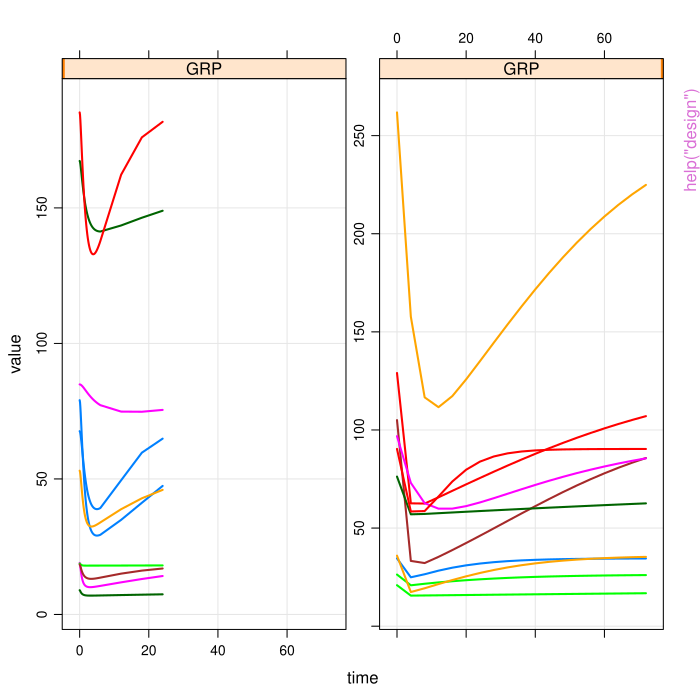

Write R code to recreate this figure.
pkgname <- "mrgsolve"
source(file.path(R.home("share"), "R", "examples-header.R"))
options(warn = 1)
base::assign(".ExTimings", "mrgsolve-Ex.timings", pos = 'CheckExEnv')
base::cat("name\tuser\tsystem\telapsed\n", file=base::get(".ExTimings", pos = 'CheckExEnv'))
base::assign(".format_ptime",
function(x) {
  if(!is.na(x[4L])) x[1L] <- x[1L] + x[4L]
  if(!is.na(x[5L])) x[2L] <- x[2L] + x[5L]
  options(OutDec = '.')
  format(x[1L:3L], digits = 7L)
},
pos = 'CheckExEnv')

### * </HEADER>
library('mrgsolve')

base::assign(".oldSearch", base::search(), pos = 'CheckExEnv')
cleanEx()
nameEx("Req")
### * Req

flush(stderr()); flush(stdout())

base::assign(".ptime", proc.time(), pos = "CheckExEnv")
### Name: Req
### Title: Request simulated output.
### Aliases: Req Req,mrgmod-method req req,mrgmod-method

### ** Examples

mod <- mrgsolve:::house()

mod %>% Req(CP,RESP) %>% ev(amt=1000) %>%  mrgsim




base::assign(".dptime", (proc.time() - get(".ptime", pos = "CheckExEnv")), pos = "CheckExEnv")
base::cat("Req", base::get(".format_ptime", pos = 'CheckExEnv')(get(".dptime", pos = "CheckExEnv")), "\n", file=base::get(".ExTimings", pos = 'CheckExEnv'), append=TRUE, sep="\t")
cleanEx()
nameEx("as_bmat")
### * as_bmat

flush(stderr()); flush(stdout())

base::assign(".ptime", proc.time(), pos = "CheckExEnv")
### Name: as_bmat
### Title: Coerce R objects to block or diagonal matrices.
### Aliases: as_bmat as_bmat,list-method as_bmat,numeric-method
###   as_bmat,data.frame-method as_bmat,ANY-method as_dmat
###   as_dmat,list-method as_dmat,ANY-method as_dmat,numeric-method
###   as_dmat,data.frame-method

### ** Examples


df <- data.frame(OMEGA1.1 = c(1,2),
                 OMEGA2.1 = c(11,22),
                 OMEGA2.2 = c(3,4),
                 SIGMA1.1 = 1,
                 FOO=-1)

as_bmat(df, "OMEGA")
as_dmat(df,"SIGMA")
as_dmat(df[1,],"OMEGA")




base::assign(".dptime", (proc.time() - get(".ptime", pos = "CheckExEnv")), pos = "CheckExEnv")
base::cat("as_bmat", base::get(".format_ptime", pos = 'CheckExEnv')(get(".dptime", pos = "CheckExEnv")), "\n", file=base::get(".ExTimings", pos = 'CheckExEnv'), append=TRUE, sep="\t")
cleanEx()
nameEx("as_data_set")
### * as_data_set

flush(stderr()); flush(stdout())

base::assign(".ptime", proc.time(), pos = "CheckExEnv")
### Name: as_data_set
### Title: Create a simulatinon data set from ev objects.
### Aliases: as_data_set as_data_set,ev-method

### ** Examples


as_data_set(ev(amt=c(100,200), cmt=1, ID=1:3),
            ev(amt=300, time=24, ID=1:2),
            ev(amt=1000, ii=8, addl=10, ID=1:3))

# Instead of this, use expand.ev
as_data_set(ev(amt=100), ev(amt=200),ev(amt=300))




base::assign(".dptime", (proc.time() - get(".ptime", pos = "CheckExEnv")), pos = "CheckExEnv")
base::cat("as_data_set", base::get(".format_ptime", pos = 'CheckExEnv')(get(".dptime", pos = "CheckExEnv")), "\n", file=base::get(".ExTimings", pos = 'CheckExEnv'), append=TRUE, sep="\t")
cleanEx()
nameEx("as_deslist")
### * as_deslist

flush(stderr()); flush(stdout())

base::assign(".ptime", proc.time(), pos = "CheckExEnv")
### Name: as_deslist
### Title: Create a list of designs from a data frame.
### Aliases: as_deslist

### ** Examples

idata <- dplyr::data_frame(ID=1:4, end=seq(24,96,24), delta=6,
add=list(c(122,124,135),c(111), c(99),c(88)))

idata <- dplyr::mutate(idata, GRP = ID %%2)

idata

l <- as_deslist(idata,"GRP")

l

lapply(l,stime)

lapply(as_deslist(idata, "ID"),stime)




base::assign(".dptime", (proc.time() - get(".ptime", pos = "CheckExEnv")), pos = "CheckExEnv")
base::cat("as_deslist", base::get(".format_ptime", pos = 'CheckExEnv')(get(".dptime", pos = "CheckExEnv")), "\n", file=base::get(".ExTimings", pos = 'CheckExEnv'), append=TRUE, sep="\t")
cleanEx()
nameEx("assign_ev")
### * assign_ev

flush(stderr()); flush(stdout())

base::assign(".ptime", proc.time(), pos = "CheckExEnv")
### Name: assign_ev
### Title: Replicate a list of events into a data set.
### Aliases: assign_ev

### ** Examples

ev1 <- ev(amt=100)
ev2 <- ev(amt=300, rate=100, ii=12, addl=10)

idata <- data.frame(ID=1:10) 
idata$arm <- 1+(idata$ID %%2)

assign_ev(list(ev1,ev2),idata,"arm",join=TRUE)




base::assign(".dptime", (proc.time() - get(".ptime", pos = "CheckExEnv")), pos = "CheckExEnv")
base::cat("assign_ev", base::get(".format_ptime", pos = 'CheckExEnv')(get(".dptime", pos = "CheckExEnv")), "\n", file=base::get(".ExTimings", pos = 'CheckExEnv'), append=TRUE, sep="\t")
cleanEx()
nameEx("blocks")
### * blocks

flush(stderr()); flush(stdout())

base::assign(".ptime", proc.time(), pos = "CheckExEnv")
### Name: blocks
### Title: Return the code blocks from a model specification file.
### Aliases: blocks blocks,mrgmod-method blocks,character-method

### ** Examples

mod <- mrgsolve:::house()
mod %>% blocks
mod %>% blocks(PARAM,TABLE)




base::assign(".dptime", (proc.time() - get(".ptime", pos = "CheckExEnv")), pos = "CheckExEnv")
base::cat("blocks", base::get(".format_ptime", pos = 'CheckExEnv')(get(".dptime", pos = "CheckExEnv")), "\n", file=base::get(".ExTimings", pos = 'CheckExEnv'), append=TRUE, sep="\t")
cleanEx()
nameEx("bmat")
### * bmat

flush(stderr()); flush(stdout())

base::assign(".ptime", proc.time(), pos = "CheckExEnv")
### Name: bmat
### Title: Create matrices from vector input.
### Aliases: bmat cmat dmat

### ** Examples


dmat(1,2,3)/10

bmat(0.5,0.01,0.2)

cmat(0.5, 0.87,0.2)




base::assign(".dptime", (proc.time() - get(".ptime", pos = "CheckExEnv")), pos = "CheckExEnv")
base::cat("bmat", base::get(".format_ptime", pos = 'CheckExEnv')(get(".dptime", pos = "CheckExEnv")), "\n", file=base::get(".ExTimings", pos = 'CheckExEnv'), append=TRUE, sep="\t")
cleanEx()
nameEx("chain")
### * chain

flush(stderr()); flush(stdout())

base::assign(".ptime", proc.time(), pos = "CheckExEnv")
### Name: chain
### Title: Functions for chaining commands together.
### Aliases: chain

### ** Examples


mod <- mrgsolve:::house()

data(exidata)
data(exTheoph)

out <- mod %>% data_set(exTheoph) %>% mrgsim()
out <- mod %>% carry_out(evid) %>% ev(amt=100, cmt=1) %>% mrgsim()
out <- mod %>% Req(CP,RESP) %>% mrgsim()



base::assign(".dptime", (proc.time() - get(".ptime", pos = "CheckExEnv")), pos = "CheckExEnv")
base::cat("chain", base::get(".format_ptime", pos = 'CheckExEnv')(get(".dptime", pos = "CheckExEnv")), "\n", file=base::get(".ExTimings", pos = 'CheckExEnv'), append=TRUE, sep="\t")
cleanEx()
nameEx("cmtn")
### * cmtn

flush(stderr()); flush(stdout())

base::assign(".ptime", proc.time(), pos = "CheckExEnv")
### Name: cmtn
### Title: Get the compartment number from a compartment name.
### Aliases: cmtn cmtn,mrgmod-method

### ** Examples

mod <- mrgsolve:::house()
mod %>% cmtn("CENT")



base::assign(".dptime", (proc.time() - get(".ptime", pos = "CheckExEnv")), pos = "CheckExEnv")
base::cat("cmtn", base::get(".format_ptime", pos = 'CheckExEnv')(get(".dptime", pos = "CheckExEnv")), "\n", file=base::get(".ExTimings", pos = 'CheckExEnv'), append=TRUE, sep="\t")
cleanEx()
nameEx("cvec")
### * cvec

flush(stderr()); flush(stdout())

base::assign(".ptime", proc.time(), pos = "CheckExEnv")
### Name: cvec
### Title: Create create character vectors.
### Aliases: cvec cvec,character-method ch s

### ** Examples


cvec("A,B,C")
ch(A,B,C)
s(A,B,C)




base::assign(".dptime", (proc.time() - get(".ptime", pos = "CheckExEnv")), pos = "CheckExEnv")
base::cat("cvec", base::get(".format_ptime", pos = 'CheckExEnv')(get(".dptime", pos = "CheckExEnv")), "\n", file=base::get(".ExTimings", pos = 'CheckExEnv'), append=TRUE, sep="\t")
cleanEx()
nameEx("data_set")
### * data_set

flush(stderr()); flush(stdout())

base::assign(".ptime", proc.time(), pos = "CheckExEnv")
### Name: data_set
### Title: Select and modify a data set for simulation.
### Aliases: data_set data_set,mrgmod,data.frame-method
###   data_set,mrgmod,ANY-method data_set,mrgmod,missing-method

### ** Examples


mod <- mrgsolve:::house()

data <- expand.ev(ID=1:3, amt=c(10,20))

mod %>% data_set(data, ID > 1) %>% mrgsim

data(extran1)
head(extran1)

mod %>% data_set(extran1) %>% mrgsim
mod %>% mrgsim(data=extran1)




base::assign(".dptime", (proc.time() - get(".ptime", pos = "CheckExEnv")), pos = "CheckExEnv")
base::cat("data_set", base::get(".format_ptime", pos = 'CheckExEnv')(get(".dptime", pos = "CheckExEnv")), "\n", file=base::get(".ExTimings", pos = 'CheckExEnv'), append=TRUE, sep="\t")
cleanEx()
nameEx("design")
### * design

flush(stderr()); flush(stdout())

base::assign(".ptime", proc.time(), pos = "CheckExEnv")
### Name: design
### Title: Set observation designs for the simulation.
### Aliases: design

### ** Examples


peak <- tgrid(0,6,0.1)
sparse <- tgrid(0,24,6)

des1 <- c(peak,sparse)
des2 <- tgrid(0,72,4)


data <- expand.ev(ID = 1:10, amt=c(100,300))
data$GRP <- data$amt/100

idata <- data[,c("ID", "amt")]

mod <- mrgsolve:::house()

mod %>%
  omat(dmat(1,1,1,1)) %>%
  carry_out(GRP) %>%
  idata_set(idata) %>%
  design(list(des1, des2),"amt") %>%
  data_set(data) %>%
  mrgsim %>% 
  plot(RESP~time|GRP)



base::assign(".dptime", (proc.time() - get(".ptime", pos = "CheckExEnv")), pos = "CheckExEnv")
base::cat("design", base::get(".format_ptime", pos = 'CheckExEnv')(get(".dptime", pos = "CheckExEnv")), "\n", file=base::get(".ExTimings", pos = 'CheckExEnv'), append=TRUE, sep="\t")
cleanEx()
nameEx("ev_days")
### * ev_days

flush(stderr()); flush(stdout())

base::assign(".ptime", proc.time(), pos = "CheckExEnv")
### Name: ev_days
### Title: Schedule dosing events on days of the week.
### Aliases: ev_days

### ** Examples


# Monday, Wednesday, Friday x 4 weeks
ev_days(ev(amt=100), days="m,w,f", addl=3)

# 50 mg Tuesdays, 100 mg Thursdays x 6 months
ev_days(t=ev(amt=50), th=ev(amt=100), addl=23)





base::assign(".dptime", (proc.time() - get(".ptime", pos = "CheckExEnv")), pos = "CheckExEnv")
base::cat("ev_days", base::get(".format_ptime", pos = 'CheckExEnv')(get(".dptime", pos = "CheckExEnv")), "\n", file=base::get(".ExTimings", pos = 'CheckExEnv'), append=TRUE, sep="\t")
cleanEx()
nameEx("events")
### * events

flush(stderr()); flush(stdout())

base::assign(".ptime", proc.time(), pos = "CheckExEnv")
### Name: events
### Title: Event objects for simulating PK and other interventions.
### Aliases: events ev as.ev events,mrgmod-method ev,mrgmod-method
###   ev,missing-method ev,ev-method as.ev,data.frame-method
###   as.matrix,ev-method as.data.frame,ev-method show,ev-method
###   events,mrgsims-method

### ** Examples

mod <- mrgsolve:::house()
mod <- mod %>% ev(amt=1000, time=0, cmt=1)
events(mod)

loading <- ev(time=0, cmt=1, amt=1000)
maint <- ev(time=12, cmt=1, amt=500, ii=12, addl=10)
loading + maint


ev(ID=1:10, cmt=1, time=0, amt=100)





base::assign(".dptime", (proc.time() - get(".ptime", pos = "CheckExEnv")), pos = "CheckExEnv")
base::cat("events", base::get(".format_ptime", pos = 'CheckExEnv')(get(".dptime", pos = "CheckExEnv")), "\n", file=base::get(".ExTimings", pos = 'CheckExEnv'), append=TRUE, sep="\t")
cleanEx()
nameEx("exdatasets")
### * exdatasets

flush(stderr()); flush(stdout())

base::assign(".ptime", proc.time(), pos = "CheckExEnv")
### Name: exdatasets
### Title: Example input data sets.
### Aliases: exdatasets exidata extran1 extran2 extran3 exTheoph exBoot
### Keywords: datasets

### ** Examples


mod <- mrgsolve:::house() %>% update(end=240) %>% Req(CP)

## Full data set
data(exTheoph)
out <- mod %>% data_set(exTheoph) %>% mrgsim
out
plot(out)

## Condensed: mrgsolve fills in the observations
data(extran1)
out <- mod %>% data_set(extran1) %>% mrgsim
out
plot(out)

## Add a parameter to the data set
stopifnot(require(dplyr))
data <- extran1 %>% distinct(ID) %>% select(ID) %>%
  mutate(CL=exp(log(1.5) + rnorm(nrow(.), 0,sqrt(0.1)))) %>%
  left_join(extran1,.)
  
data

out <- mod %>% data_set(data) %>% carry.out(CL) %>%  mrgsim
out
plot(out)

## idata
data(exidata)
out <- mod %>% idata_set(exidata) %>% ev(amt=100,ii=24,addl=10) %>% mrgsim
plot(out, CP~time|ID)



base::assign(".dptime", (proc.time() - get(".ptime", pos = "CheckExEnv")), pos = "CheckExEnv")
base::cat("exdatasets", base::get(".format_ptime", pos = 'CheckExEnv')(get(".dptime", pos = "CheckExEnv")), "\n", file=base::get(".ExTimings", pos = 'CheckExEnv'), append=TRUE, sep="\t")
cleanEx()
nameEx("expand.idata")
### * expand.idata

flush(stderr()); flush(stdout())

base::assign(".ptime", proc.time(), pos = "CheckExEnv")
### Name: expand.idata
### Title: Create template data sets for simulation.
### Aliases: expand.idata expand.ev

### ** Examples

idata <- expand.idata(CL=c(1,2,3), VC=c(10,20,30))

doses <- expand.ev(amt=c(300,100), ii=c(12,24), cmt=1)



base::assign(".dptime", (proc.time() - get(".ptime", pos = "CheckExEnv")), pos = "CheckExEnv")
base::cat("expand.idata", base::get(".format_ptime", pos = 'CheckExEnv')(get(".dptime", pos = "CheckExEnv")), "\n", file=base::get(".ExTimings", pos = 'CheckExEnv'), append=TRUE, sep="\t")
cleanEx()
nameEx("house")
### * house

flush(stderr()); flush(stdout())

base::assign(".ptime", proc.time(), pos = "CheckExEnv")
### Name: house
### Title: Return a pre-compiled, PK/PD model.
### Aliases: house

### ** Examples


mod <- mrgsolve:::house()

see(mod)

mod %>% ev(amt=100) %>% mrgsim %>% plot




base::assign(".dptime", (proc.time() - get(".ptime", pos = "CheckExEnv")), pos = "CheckExEnv")
base::cat("house", base::get(".format_ptime", pos = 'CheckExEnv')(get(".dptime", pos = "CheckExEnv")), "\n", file=base::get(".ExTimings", pos = 'CheckExEnv'), append=TRUE, sep="\t")
cleanEx()
nameEx("idata_set")
### * idata_set

flush(stderr()); flush(stdout())

base::assign(".ptime", proc.time(), pos = "CheckExEnv")
### Name: idata_set
### Title: Select and modify a idata set for simulation.
### Aliases: idata_set idata_set,mrgmod,data.frame-method
###   idata_set,mrgmod,ANY-method idata_set,mrgmod,missing-method

### ** Examples


mod <- mrgsolve:::house()

data(exidata)

exidata

mod %>% idata_set(exidata, ID <= 2) %>% mrgsim %>% plot

mod %>% idata_set(exidata) %>% mrgsim

mod %>% mrgsim(idata=exidata) 




base::assign(".dptime", (proc.time() - get(".ptime", pos = "CheckExEnv")), pos = "CheckExEnv")
base::cat("idata_set", base::get(".format_ptime", pos = 'CheckExEnv')(get(".dptime", pos = "CheckExEnv")), "\n", file=base::get(".ExTimings", pos = 'CheckExEnv'), append=TRUE, sep="\t")
cleanEx()
nameEx("init")
### * init

flush(stderr()); flush(stdout())

base::assign(".ptime", proc.time(), pos = "CheckExEnv")
### Name: init
### Title: Methods for working with the model compartment list.
### Aliases: init init,mrgmod-method init,mrgsims-method
###   init,missing-method init,list-method init,ANY-method as.init
###   as.init,list-method as.init,numeric-method as.init,cmt_list-method
###   as.init,missing-method as.init,NULL-method show,cmt_list-method

### ** Examples

## example("init")
mod <- mrgsolve:::house()

init(mod)
init(mod, .pat="^C") ## may be useful for large models

class(init(mod))

init(mod)$CENT

as.list(init(mod))
as.data.frame(init(mod))



base::assign(".dptime", (proc.time() - get(".ptime", pos = "CheckExEnv")), pos = "CheckExEnv")
base::cat("init", base::get(".format_ptime", pos = 'CheckExEnv')(get(".dptime", pos = "CheckExEnv")), "\n", file=base::get(".ExTimings", pos = 'CheckExEnv'), append=TRUE, sep="\t")
cleanEx()
nameEx("knobs")
### * knobs

flush(stderr()); flush(stdout())

base::assign(".ptime", proc.time(), pos = "CheckExEnv")
### Name: knobs
### Title: Run sensitivity analysis on model settings.
### Aliases: knobs knobs,mrgmod,missing-method
###   knobs,mrgmod,batch_mrgsims-method as.data.frame,batch_mrgsims-method
###   knobs,batch_mrgsims,ANY-method show,batch_mrgsims-method

### ** Examples

## example("knobs")

mod <- mrgsolve:::house(end=72)

events <- ev(amt=1000, cmt=1, addl=3, ii=12)

out <- mod %>% ev(events) %>% knobs(CL=c(1,2,3))
plot(out)

out

out <- mod %>% ev(events) %>% knobs(CL=c(1,2,3), VC=c(5,20,50))
plot(out)
plot(out,CP~.)
plot(out, CP~time|VC, groups=CL, lty=2)

out <- knobs(mod, amt=c(100,300,500), cmt=1)
plot(out)

out <- mod %>% knobs(amt=c(100,300), CL=c(1,3), VC=c(5,20), cmt=1)
plot(out)
plot(out, CP~.)

out <- knobs(mod, CL=c(1,2,3))
out

out <- knobs(mod, CL=c(1,2,3))
out



base::assign(".dptime", (proc.time() - get(".ptime", pos = "CheckExEnv")), pos = "CheckExEnv")
base::cat("knobs", base::get(".format_ptime", pos = 'CheckExEnv')(get(".dptime", pos = "CheckExEnv")), "\n", file=base::get(".ExTimings", pos = 'CheckExEnv'), append=TRUE, sep="\t")
cleanEx()
nameEx("mcode")
### * mcode

flush(stderr()); flush(stdout())

base::assign(".ptime", proc.time(), pos = "CheckExEnv")
### Name: mcode_cache
### Title: Write, compile, and load model code.
### Aliases: mcode_cache mcode

### ** Examples



code <- '
$CMT DEPOT CENT
$PKMODEL ncmt=1, depot=TRUE
$MAIN
double CL = 1;
double V = 20;
double KA = 1;
'

mod <- mcode("example",code)




base::assign(".dptime", (proc.time() - get(".ptime", pos = "CheckExEnv")), pos = "CheckExEnv")
base::cat("mcode", base::get(".format_ptime", pos = 'CheckExEnv')(get(".dptime", pos = "CheckExEnv")), "\n", file=base::get(".ExTimings", pos = 'CheckExEnv'), append=TRUE, sep="\t")
cleanEx()
nameEx("modMATRIX")
### * modMATRIX

flush(stderr()); flush(stdout())

base::assign(".ptime", proc.time(), pos = "CheckExEnv")
### Name: modMATRIX
### Title: Create a matrix.
### Aliases: modMATRIX

### ** Examples

modMATRIX("1 2.2 333")
modMATRIX("1 1.1 2.2", block=TRUE)
modMATRIX("23 234 234 5234", use=FALSE)

ans <- modMATRIX("1.1 0.657 2.2", correlation=TRUE, block=TRUE)
ans
cov2cor(ans)




base::assign(".dptime", (proc.time() - get(".ptime", pos = "CheckExEnv")), pos = "CheckExEnv")
base::cat("modMATRIX", base::get(".format_ptime", pos = 'CheckExEnv')(get(".dptime", pos = "CheckExEnv")), "\n", file=base::get(".ExTimings", pos = 'CheckExEnv'), append=TRUE, sep="\t")
cleanEx()
nameEx("modlib")
### * modlib

flush(stderr()); flush(stdout())

base::assign(".ptime", proc.time(), pos = "CheckExEnv")
### Name: modlib
### Title: Internal model library.
### Aliases: modlib

### ** Examples

## Not run: 
##D mod <- mread("pk1cmt", modlib())
##D mod <- mread("pk2cmt", modlib()) 
##D mod <- mread("pk3cmt", modlib()) 
##D mod <- mread("irm1",   modlib()) 
##D mod <- mread("irm2",   modlib()) 
##D mod <- mread("irm3",   modlib()) 
##D mod <- mread("irm4",   modlib())
##D mod <- mread("emax",   modlib())
##D mod <- mread("effect", modlib())
##D mod <- mread("tmdd",   modlib())
##D mod <- mread("viral1", modlib())
##D mod <- mread("viral2", modlib())
##D 
##D mrgsolve:::code(mod)
## End(Not run)




base::assign(".dptime", (proc.time() - get(".ptime", pos = "CheckExEnv")), pos = "CheckExEnv")
base::cat("modlib", base::get(".format_ptime", pos = 'CheckExEnv')(get(".dptime", pos = "CheckExEnv")), "\n", file=base::get(".ExTimings", pos = 'CheckExEnv'), append=TRUE, sep="\t")
cleanEx()
nameEx("mread")
### * mread

flush(stderr()); flush(stdout())

base::assign(".ptime", proc.time(), pos = "CheckExEnv")
### Name: mread_cache
### Title: Read a model specification file.
### Aliases: mread_cache mread

### ** Examples


## Not run: 
##D code <- '
##D $PARAM CL = 1, VC = 5
##D $CMT CENT
##D $ODE dxdt_CENT = -(CL/VC)*CENT;
##D '
##D 
##D mod <- mcode("ex_mread",code)
##D 
##D mod
##D 
##D mod %>% init(CENT=1000) %>% mrgsim %>% plot
##D 
##D 
##D mod <- mread("irm3", modlib())
##D 
##D mod
## End(Not run)



base::assign(".dptime", (proc.time() - get(".ptime", pos = "CheckExEnv")), pos = "CheckExEnv")
base::cat("mread", base::get(".format_ptime", pos = 'CheckExEnv')(get(".dptime", pos = "CheckExEnv")), "\n", file=base::get(".ExTimings", pos = 'CheckExEnv'), append=TRUE, sep="\t")
cleanEx()
nameEx("mrgsim")
### * mrgsim

flush(stderr()); flush(stdout())

base::assign(".ptime", proc.time(), pos = "CheckExEnv")
### Name: mrgsim
### Title: Simulate from a model object.
### Aliases: mrgsim

### ** Examples

## example("mrgsim")

mod <- mrgsolve:::house() %>%  ev(amt=1000, cmt=1)
out <- mod %>% mrgsim()
plot(out)

out <- mod %>% mrgsim(end=22)
out


data(exTheoph)

out <- mod %>% data_set(exTheoph) %>% mrgsim()
out

out <- mod %>% mrgsim(data=exTheoph)

out <- mrgsim(mod, data=exTheoph, obsonly=TRUE)
out

out <- mod %>% mrgsim(data=exTheoph, obsaug=TRUE, carry.out="a.u.g")
out

out <- mod %>% mrgsim(req="CENT")
out

out <- mrgsim(mod, Req="CP,RESP")
out






base::assign(".dptime", (proc.time() - get(".ptime", pos = "CheckExEnv")), pos = "CheckExEnv")
base::cat("mrgsim", base::get(".format_ptime", pos = 'CheckExEnv')(get(".dptime", pos = "CheckExEnv")), "\n", file=base::get(".ExTimings", pos = 'CheckExEnv'), append=TRUE, sep="\t")
cleanEx()
nameEx("mrgsims")
### * mrgsims

flush(stderr()); flush(stdout())

base::assign(".ptime", proc.time(), pos = "CheckExEnv")
### Name: mrgsims
### Title: Methods for working with 'mrgsims' objects.
### Aliases: mrgsims $,mrgsims-method tail,mrgsims-method
###   head,mrgsims-method dim,mrgsims-method names,mrgsims-method
###   as.data.frame,mrgsims-method as.matrix,mrgsims-method
###   subset,mrgsims-method summary,mrgsims-method show,mrgsims-method

### ** Examples


## example("mrgsims")

mod <- mrgsolve:::house() %>% init(GUT=100)

out <- mrgsim(mod)
class(out)

out
head(out)
tail(out)

mrgsolve:::mod(out)

dim(out)
names(out)

mat <- as.matrix(out)
df <- as.data.frame(out)

df <- subset(out, time < 12) ## a data frame
out$CP

plot(out)
plot(out, CP~.)
plot(out, CP+RESP~time, scales="same", xlab="Time", main="Model sims")




base::assign(".dptime", (proc.time() - get(".ptime", pos = "CheckExEnv")), pos = "CheckExEnv")
base::cat("mrgsims", base::get(".format_ptime", pos = 'CheckExEnv')(get(".dptime", pos = "CheckExEnv")), "\n", file=base::get(".ExTimings", pos = 'CheckExEnv'), append=TRUE, sep="\t")
cleanEx()
nameEx("mrgsolve_package")
### * mrgsolve_package

flush(stderr()); flush(stdout())

base::assign(".ptime", proc.time(), pos = "CheckExEnv")
### Name: mrgsolve
### Title: mrgsolve
### Aliases: mrgsolve mrgsolve-package

### ** Examples


## example("mrgsolve")

mod <- mrgsolve:::house(delta=0.1)  %>% param(CL=0.5)

events <-  ev(amt=1000, cmt=1, addl=5, ii=24)

events

mod

see(mod)

stime(mod)

param(mod)
init(mod)

out <- mod %>% ev(events) %>% mrgsim(end=168)

out

head(out)
tail(out)
dim(out)

plot(out, GUT+CP~.)

sims <- as.data.frame(out)

t72 <- subset(sims, time==72)
str(t72)

idata <- data.frame(ID=c(1,2,3), CL=c(0.5,1,2),VC=12)
out <- mod %>% ev(events) %>% mrgsim(end=168, idata=idata, req="")
plot(out)

out <- mod %>% ev(events) %>% mrgsim(carry.out="amt,evid,cmt,CL")
head(out)

out <- 
  mod %>% 
  ev() %>% 
  knobs(CL=c(0.5, 1,2), amt=c(100,300,1000), cmt=1,end=48)

plot(out, CP~., scales="same")
plot(out, RESP+CP~time|amt,groups=CL)


ev1 <- ev(amt=500, cmt=2,rate=10)
ev2 <- ev(amt=100, cmt=1, time=54, ii=8, addl=10)
events <- ev1+ev2
events

out <- mod %>% ev(ev1+ev2) %>% mrgsim(end=180, req="")
plot(out)



## "Condensed" data set
data(extran1)
extran1

out <- mod %>% data_set(extran1) %>% mrgsim(end=200)

plot(out,CP~time|factor(ID))


## idata
data(exidata)
exidata

out <- 
  mod %>% 
  ev(amt=1000, cmt=1) %>% 
  idata_set(exidata) %>%  
  mrgsim(end=72)

plot(out, CP~., as="log10")


# Internal model library

mod <- mread("irm1", modlib())

mod

mod %>% ev(amt=300, ii=12, addl=3) %>% mrgsim





base::assign(".dptime", (proc.time() - get(".ptime", pos = "CheckExEnv")), pos = "CheckExEnv")
base::cat("mrgsolve_package", base::get(".format_ptime", pos = 'CheckExEnv')(get(".dptime", pos = "CheckExEnv")), "\n", file=base::get(".ExTimings", pos = 'CheckExEnv'), append=TRUE, sep="\t")
cleanEx()
nameEx("omega")
### * omega

flush(stderr()); flush(stdout())

base::assign(".ptime", proc.time(), pos = "CheckExEnv")
### Name: omega
### Title: Manipulate OMEGA matrices.
### Aliases: omega omat OMEGA omat,missing-method omat,matrix-method
###   omat,NULL-method omat,list-method omat,omegalist-method
###   omat,mrgmod-method omat,mrgsims-method

### ** Examples

## example("omega")
mat1 <- matrix(1)
mat2 <- diag(c(1,2,3))
mat3 <- matrix(c(0.1, 0.002, 0.002, 0.5), 2,2)
mat4 <- dmat(0.1, 0.2, 0.3, 0.4)

omat(mat1)
omat(mat1, mat2, mat3)
omat(A=mat1, B=mat2, C=mat3)

mod <- mrgsolve:::house() %>% omat(mat4)

omat(mod)
omat(mod, make=TRUE)


## Not run: 
##D 
##D $OMEGA
##D 1 2 3
##D 
##D $OMEGA @block
##D 1 0.1 2
##D 
##D $OMEGA \@cor
##D \@ prefix ETA_
##D \@ labels CL VC KA
##D 0.1
##D 0.67 0.2
##D 0 0 0.3
##D 
## End(Not run)



base::assign(".dptime", (proc.time() - get(".ptime", pos = "CheckExEnv")), pos = "CheckExEnv")
base::cat("omega", base::get(".format_ptime", pos = 'CheckExEnv')(get(".dptime", pos = "CheckExEnv")), "\n", file=base::get(".ExTimings", pos = 'CheckExEnv'), append=TRUE, sep="\t")
cleanEx()
nameEx("param")
### * param

flush(stderr()); flush(stdout())

base::assign(".ptime", proc.time(), pos = "CheckExEnv")
### Name: $,mrgmod-method
### Title: Create and work with parameter objects.
### Aliases: $,mrgmod-method param param,mrgmod-method param,mrgsims-method
###   param,missing-method param,list-method param,ANY-method as.param
###   as.param,list-method as.param,numeric-method
###   as.param,parameter_list-method as.param,missing-method
###   show,parameter_list-method allparam
### Keywords: param

### ** Examples

## example("param")
mod <- mrgsolve:::house()

param(mod)
param(mod, .pat="^(C|F)") ## may be useful when large number of parameters

class(param(mod))

param(mod)$KA

as.list(param(mod))
as.data.frame(param(mod))




base::assign(".dptime", (proc.time() - get(".ptime", pos = "CheckExEnv")), pos = "CheckExEnv")
base::cat("param", base::get(".format_ptime", pos = 'CheckExEnv')(get(".dptime", pos = "CheckExEnv")), "\n", file=base::get(".ExTimings", pos = 'CheckExEnv'), append=TRUE, sep="\t")
cleanEx()
nameEx("pk_model")
### * pk_model

flush(stderr()); flush(stdout())

base::assign(".ptime", proc.time(), pos = "CheckExEnv")
### Name: pkmodel
### Title: Simulate from 1- or 2-compartment PK model.
### Aliases: pkmodel

### ** Examples


## Not run: 
##D mod <- pkmodel(1)
##D 
##D mod %>% ev(amt=1000, ii=24, addl=3) %>% mrgsim(end=120)
##D mod <- pkmodel(1,TRUE)
##D mod <- pkmodel(2)
##D mod <- pkmodel(2,TRUE)
##D 
## End(Not run)







base::assign(".dptime", (proc.time() - get(".ptime", pos = "CheckExEnv")), pos = "CheckExEnv")
base::cat("pk_model", base::get(".format_ptime", pos = 'CheckExEnv')(get(".dptime", pos = "CheckExEnv")), "\n", file=base::get(".ExTimings", pos = 'CheckExEnv'), append=TRUE, sep="\t")
cleanEx()
nameEx("plot_mrgsims")
### * plot_mrgsims

flush(stderr()); flush(stdout())

base::assign(".ptime", proc.time(), pos = "CheckExEnv")
### Name: plot_mrgsims
### Title: Generate a quick plot of simulated data.
### Aliases: plot_mrgsims plot,mrgsims,missing-method
###   plot,mrgsims,formula-method

### ** Examples


mod <- mrgsolve:::house(end=48, delta=0.2) %>% init(GUT=1000)

out <- mrgsim(mod)

plot(out)

plot(out, subset=time <=24)

plot(out, GUT+CP~.)

plot(out, CP+RESP~time, col="black", scales="same", lty=2)




base::assign(".dptime", (proc.time() - get(".ptime", pos = "CheckExEnv")), pos = "CheckExEnv")
base::cat("plot_mrgsims", base::get(".format_ptime", pos = 'CheckExEnv')(get(".dptime", pos = "CheckExEnv")), "\n", file=base::get(".ExTimings", pos = 'CheckExEnv'), append=TRUE, sep="\t")
cleanEx()
nameEx("qsim")
### * qsim

flush(stderr()); flush(stdout())

base::assign(".ptime", proc.time(), pos = "CheckExEnv")
### Name: qsim
### Title: A quick simulation function.
### Aliases: qsim

### ** Examples


mod <- mrgsolve:::house()

des <- tgrid(0,2400,1)

data <- recmatrix(ev(amt=1000, ii=24, addl=100),des)

out <- mod %>% qsim(data)




base::assign(".dptime", (proc.time() - get(".ptime", pos = "CheckExEnv")), pos = "CheckExEnv")
base::cat("qsim", base::get(".format_ptime", pos = 'CheckExEnv')(get(".dptime", pos = "CheckExEnv")), "\n", file=base::get(".ExTimings", pos = 'CheckExEnv'), append=TRUE, sep="\t")
cleanEx()
nameEx("rename_cols")
### * rename_cols

flush(stderr()); flush(stdout())

base::assign(".ptime", proc.time(), pos = "CheckExEnv")
### Name: rename_cols
### Title: rename columns from vector for new names
### Aliases: rename_cols

### ** Examples

rename_cols(Theoph, c("dv" = "conc", "ID" = "Subject"))



base::assign(".dptime", (proc.time() - get(".ptime", pos = "CheckExEnv")), pos = "CheckExEnv")
base::cat("rename_cols", base::get(".format_ptime", pos = 'CheckExEnv')(get(".dptime", pos = "CheckExEnv")), "\n", file=base::get(".ExTimings", pos = 'CheckExEnv'), append=TRUE, sep="\t")
cleanEx()
nameEx("render")
### * render

flush(stderr()); flush(stdout())

base::assign(".ptime", proc.time(), pos = "CheckExEnv")
### Name: render
### Title: Render a model to a document.
### Aliases: render render,character-method render,mrgmod-method dorender

### ** Examples

## Not run: 
##D mod <- mrgsolve:::house()
##D mrgsolve:::render(mod)
##D mrgsolve:::render("irm2", modlib())
## End(Not run)




base::assign(".dptime", (proc.time() - get(".ptime", pos = "CheckExEnv")), pos = "CheckExEnv")
base::cat("render", base::get(".format_ptime", pos = 'CheckExEnv')(get(".dptime", pos = "CheckExEnv")), "\n", file=base::get(".ExTimings", pos = 'CheckExEnv'), append=TRUE, sep="\t")
cleanEx()
nameEx("reserved")
### * reserved

flush(stderr()); flush(stdout())

base::assign(".ptime", proc.time(), pos = "CheckExEnv")
### Name: reserved
### Title: Reserved words.
### Aliases: reserved

### ** Examples

mrgsolve:::reserved()




base::assign(".dptime", (proc.time() - get(".ptime", pos = "CheckExEnv")), pos = "CheckExEnv")
base::cat("reserved", base::get(".format_ptime", pos = 'CheckExEnv')(get(".dptime", pos = "CheckExEnv")), "\n", file=base::get(".ExTimings", pos = 'CheckExEnv'), append=TRUE, sep="\t")
cleanEx()
nameEx("sigma")
### * sigma

flush(stderr()); flush(stdout())

base::assign(".ptime", proc.time(), pos = "CheckExEnv")
### Name: sigma
### Title: Manipulate SIGMA matrices.
### Aliases: sigma smat SIGMA smat,missing-method smat,matrix-method
###   smat,list-method smat,sigmalist-method smat,mrgmod-method
###   smat,NULL-method smat,mrgsims-method

### ** Examples

## example("sigma")
mat1 <- matrix(1)
mat2 <- diag(c(1,2))
mat3 <- matrix(c(0.1, 0.002, 0.002, 0.5), 2,2)
mat4 <- dmat(0.1, 0.2, 0.3, 0.4)

smat(mat1)
smat(mat1, mat2, mat3)
smat(A=mat1, B=mat2, C=mat3)

mod <- mrgsolve:::house() %>% smat(mat1)

smat(mod)
smat(mod, make=TRUE)



base::assign(".dptime", (proc.time() - get(".ptime", pos = "CheckExEnv")), pos = "CheckExEnv")
base::cat("sigma", base::get(".format_ptime", pos = 'CheckExEnv')(get(".dptime", pos = "CheckExEnv")), "\n", file=base::get(".ExTimings", pos = 'CheckExEnv'), append=TRUE, sep="\t")
cleanEx()
nameEx("simargs")
### * simargs

flush(stderr()); flush(stdout())

base::assign(".ptime", proc.time(), pos = "CheckExEnv")
### Name: simargs
### Title: Access or clear arguments for calls to mrgsim.
### Aliases: simargs simargs.mrgmod

### ** Examples

mod <- mrgsolve:::house()
mod %>% Req(CP,RESP) %>% carry_out(evid,WT,FLAG) %>% simargs




base::assign(".dptime", (proc.time() - get(".ptime", pos = "CheckExEnv")), pos = "CheckExEnv")
base::cat("simargs", base::get(".format_ptime", pos = 'CheckExEnv')(get(".dptime", pos = "CheckExEnv")), "\n", file=base::get(".ExTimings", pos = 'CheckExEnv'), append=TRUE, sep="\t")
cleanEx()
nameEx("soloc")
### * soloc

flush(stderr()); flush(stdout())

base::assign(".ptime", proc.time(), pos = "CheckExEnv")
### Name: soloc
### Title: Return the location of the model shared object.
### Aliases: soloc

### ** Examples

mod <- mrgsolve:::house()
soloc(mod)




base::assign(".dptime", (proc.time() - get(".ptime", pos = "CheckExEnv")), pos = "CheckExEnv")
base::cat("soloc", base::get(".format_ptime", pos = 'CheckExEnv')(get(".dptime", pos = "CheckExEnv")), "\n", file=base::get(".ExTimings", pos = 'CheckExEnv'), append=TRUE, sep="\t")
cleanEx()
nameEx("stime")
### * stime

flush(stderr()); flush(stdout())

base::assign(".ptime", proc.time(), pos = "CheckExEnv")
### Name: stime
### Title: Get the times at which the model will be evaluated.
### Aliases: stime tgrid-class tgrids-class

### ** Examples


## example("stime", package="mrgsolve")

mod <- mrgsolve:::house(end=12, delta=2, add=c(11,13,15))

stime(mod)





base::assign(".dptime", (proc.time() - get(".ptime", pos = "CheckExEnv")), pos = "CheckExEnv")
base::cat("stime", base::get(".format_ptime", pos = 'CheckExEnv')(get(".dptime", pos = "CheckExEnv")), "\n", file=base::get(".ExTimings", pos = 'CheckExEnv'), append=TRUE, sep="\t")
cleanEx()
nameEx("tgrid")
### * tgrid

flush(stderr()); flush(stdout())

base::assign(".ptime", proc.time(), pos = "CheckExEnv")
### Name: stime,mrgmod-method
### Title: Create a simtime object.
### Aliases: stime,mrgmod-method tgrid stime,tgrid-method
###   stime,tgrids-method stime,numeric-method show,tgrid-method
###   show,tgrids-method

### ** Examples


peak <- tgrid(0,6,0.2)
sparse <- tgrid(0,24,4)

day1 <- c(peak,sparse)

design <- c(day1, day1+72, day1+240)

## Not run: 
##D mod <- mrgsolve:::house()
##D 
##D out <- mod %>% ev(amt=1000, ii=24, addl=10) %>% mrgsim(tgrid=design)
##D 
##D plot(out,CP~., type='b')
## End(Not run)



base::assign(".dptime", (proc.time() - get(".ptime", pos = "CheckExEnv")), pos = "CheckExEnv")
base::cat("tgrid", base::get(".format_ptime", pos = 'CheckExEnv')(get(".dptime", pos = "CheckExEnv")), "\n", file=base::get(".ExTimings", pos = 'CheckExEnv'), append=TRUE, sep="\t")
cleanEx()
nameEx("tscale")
### * tscale

flush(stderr()); flush(stdout())

base::assign(".ptime", proc.time(), pos = "CheckExEnv")
### Name: tscale
### Title: Rescale time in the simulated output.
### Aliases: tscale

### ** Examples

# The model is in hours:
mod <- mrgsolve:::house()

# The output is in days:
mod %>% tscale(1/24) %>% mrgsim




base::assign(".dptime", (proc.time() - get(".ptime", pos = "CheckExEnv")), pos = "CheckExEnv")
base::cat("tscale", base::get(".format_ptime", pos = 'CheckExEnv')(get(".dptime", pos = "CheckExEnv")), "\n", file=base::get(".ExTimings", pos = 'CheckExEnv'), append=TRUE, sep="\t")
cleanEx()
nameEx("update")
### * update

flush(stderr()); flush(stdout())

base::assign(".ptime", proc.time(), pos = "CheckExEnv")
### Name: update
### Title: Get all names from a model object.
### Aliases: update names,mrgmod-method update update,mrgmod-method
###   update,omegalist-method update,sigmalist-method
###   update,parameter_list-method update,ev-method

### ** Examples

mod <- mrgsolve:::house()
names(mod)

## Not run: 
##D  mod <- mrgsolve:::house()
##D 
##D  mod <- update(mod, end=120, delta=4, param=list(CL=19.1))
##D  
## End(Not run)



base::assign(".dptime", (proc.time() - get(".ptime", pos = "CheckExEnv")), pos = "CheckExEnv")
base::cat("update", base::get(".format_ptime", pos = 'CheckExEnv')(get(".dptime", pos = "CheckExEnv")), "\n", file=base::get(".ExTimings", pos = 'CheckExEnv'), append=TRUE, sep="\t")
### * <FOOTER>
###
options(digits = 7L)
base::cat("Time elapsed: ", proc.time() - base::get("ptime", pos = 'CheckExEnv'),"\n")
grDevices::dev.off()
###
### Local variables: ***
### mode: outline-minor ***
### outline-regexp: "\\(> \\)?### [*]+" ***
### End: ***
quit('no')
